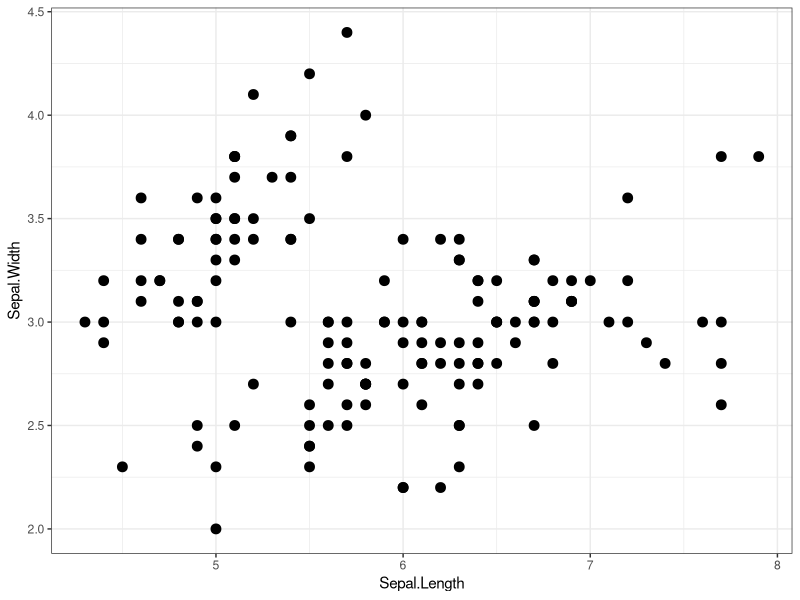
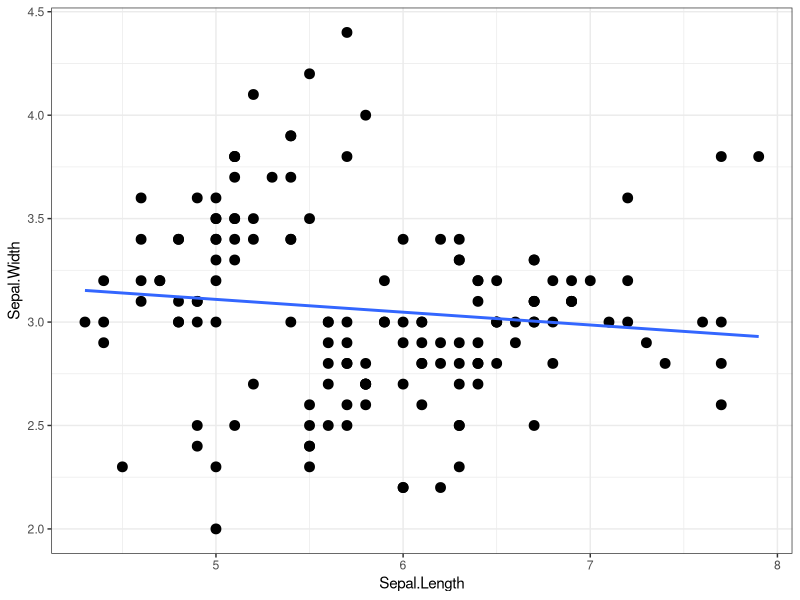
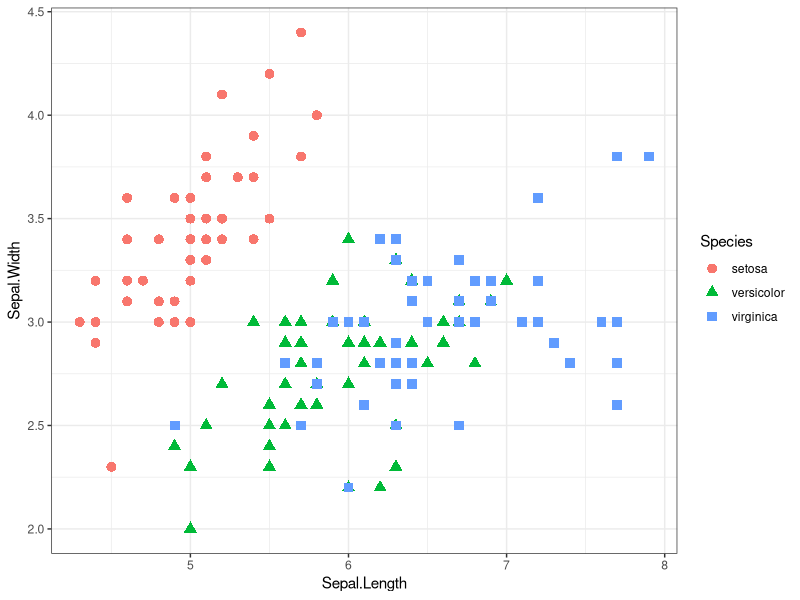

R code for these plots, in order:
## ---- chunk 1
knitr::opts_chunk$set(echo = TRUE)
library(tidyverse)
library(lme4)
library(lmerTest)
library(knitr)
## ---- chunk 2

head(iris) #irisデータの上数行を表示

## ---- chunk 3

graph_1 = ggplot(data=iris, aes(x=Sepal.Length, y=Sepal.Width)) + geom_point(size = 3)  + theme_bw()
graph_1

## ---- chunk 4
iris_lm = lm(data = iris, Sepal.Width ~ Sepal.Length)
summary(iris_lm)
## ---- chunk 5

graph_lm = ggplot(data=iris, aes(x=Sepal.Length, y=Sepal.Width)) + geom_point(size = 3)  + stat_smooth(method = "lm", se = FALSE) + theme_bw()
graph_lm

## ---- chunk 6

graph_2 = ggplot(data=iris, aes(x=Sepal.Length, y=Sepal.Width, color=Species, shape = Species)) + geom_point(size = 3) + theme_bw()
graph_2

## ---- chunk 7

example = data.frame(i = 1:6, j = c(1, 1, 2, 2, 3, 3), y = round(rnorm(6), 2), x = rep(c(0, 1),3) )
kable(example)

## ---- chunk 8

model_lmm = lmer(data= iris, Sepal.Length ~ Sepal.Width + (1|Species)) #(1|Species)を加える
summary(model_lmm)

## ---- chunk 9

Score = c(6,4,5,3,2,10,8,10,8,9,11,12,12,10,10,5,4,2,2,2,7,6,5,4,3,12,8,5,6,4)
Factor_1 = c(rep("A", 15), rep("B", 15))
Factor_2 = rep(c(rep("X", 5),rep("Y", 5), rep("Z", 5)),2)
ID = c(1,2,3,4,5,1,2,3,4,5,1,2,3,4,5,6,7,8,9,10,6,7,8,9,10,6,7,8,9,10)

dat_anova = data.frame(Score = Score, Factor_1 = Factor_1, Factor_2 = Factor_2, ID = ID)
dat_anova　= dat_anova %>% arrange(ID)
dat_anova

dat_anova %>% group_by(Factor_1, Factor_2) %>% summarise(Mean = mean(Score), SD = sd(Score), N = length(Score)) #平均値と標準偏差を出力



## ---- chunk 10

result = lmer(data = dat_anova, Score ~ Factor_1 * Factor_2 + (1|ID)) #２つの変数を*でつなげると，主効果と交互作用効果の組み合わせを全て独立変数として投入してくれる。
summary(result) #線形混合モデルの結果。Factor_1及びFactor_2について，自動でダミー変数を作ってくれる。
anova(result) #分散分析表を出力したいときは，anova()を使う。主効果と交互作用効果の検定結果が出る。

## ---- chunk 11
x1 = c(1.0, 2.0, 3.0, 4.2, 5.1, 3.1, 4.2, 5.0, 6.1, 7.0, 5.3, 6.0, 7.0, 8.1, 9.0)
y1 = c(0, 0, 1, 1, 1, 0, 0, 0, 0, 1, 0, 1, 1, 1, 1)
ID = c(rep("a",5),rep("b",5),rep("c",5))
data_sample = data.frame(ID, x1, y1)
data_sample
## ---- chunk 12

model_logistic = glm(data = data_sample, y1 ~ x1, family = binomial(link="logit"))
summary(model_logistic)

## ---- chunk 13

model_logistic_glmm = glmer(data = data_sample, y1 ~ x1 + (1|ID), family = binomial(link="logit"))
summary(model_logistic_glmm)

## ---- chunk 14

library(car)
head(Prestige)

## ---- chunk 15

mother = sort(rep(seq(1:12), 4))
wt = c(0.28, 0.31, 0.15, 0.36, 0.21, 0.17, 0.16, 0.41, 0.22, 0.45, 0.22, 0.33, 0.11, 0.24, 0.36, 0.32, 0.51, 0.19, 0.36, 0.28, 0.30, 0.42, 0.11, 0.56, 0.33, 0.25, 0.35, 0.15, 0.35, 0.42, 0.26, 0.45, 0.31, 0.49, 0.31, 0.43, 0.35, 0.27, 0.6, 0.29, 0.35, 0.39, 0.26, 0.15, 0.26, 0.27, 0.51, 0.36)
y = c(1, 1, 1, 0, 1, 1, 1, 0, 1, 1, 1, 1, 1, 1, 0, 0, 0, 1, 0, 0, 1, 0, 1, 0, 1, 0, 0, 1, 0, 0, 0, 0, 0, 0, 0, 0, 0, 0, 0, 0, 1, 0, 1, 1, 0, 0, 0, 0)

data_q2 = data.frame(mother = mother, wt = wt, y = y)
data_q2
